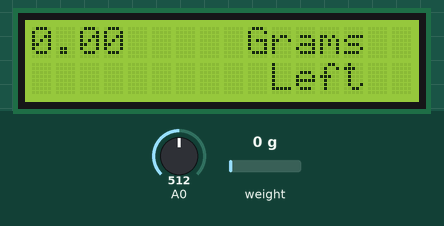
Recording of a sketch running on a simulated Arduino Uno, built with avr-gcc and run on an emulated ATmega328P. Shown: 16×2 character LCD. The test bench sets the inputs (shaded band); at power-on: A0 = 512, weight on the scale 0 g. What the sketch prints to the serial monitor is not drawn.

Above: at 3.4 s.
3.5 s: A0 set to 610
At 4.7 s:
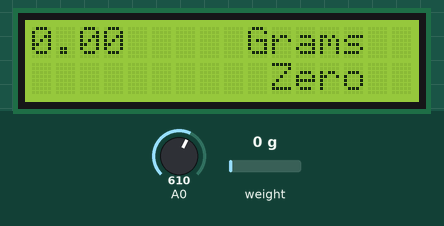
5.5 s: A0 set to 390
At 6.1 s:
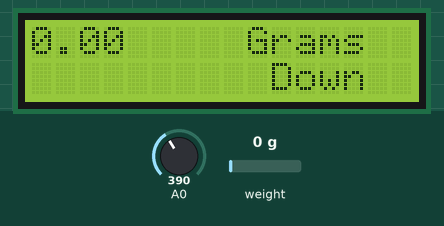
7.1 s: A0 set to 190
At 7.9 s:
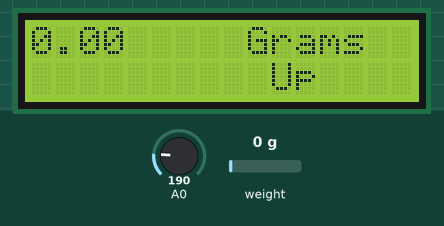
8.9 s: A0 set to 50
At 9.8 s:
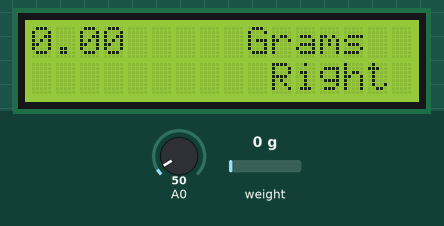
10.7 s: A0 set to 587
At 11.7 s:
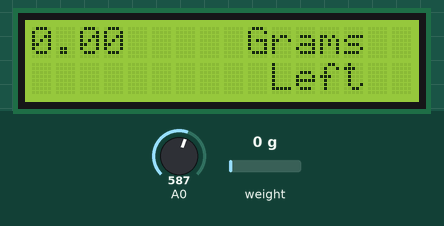
14.0 s: A0 set to 611
At 14.7 s:
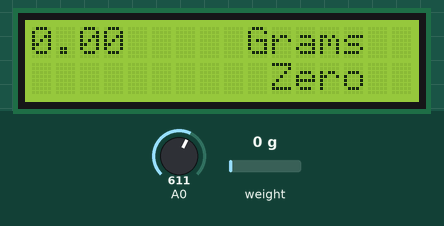
Timing chart, 0 to 16.6 s (numbered marks = the images above; inputs shaded):
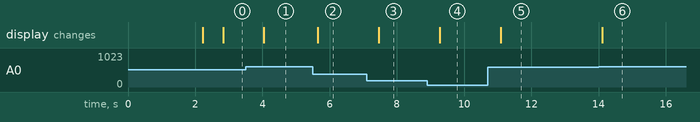

The sketch:

SparkFun_HX711_CalibrationDerek.ino
```cpp
// (licence header left out)
// include the library code for the display:
#include <LiquidCrystal.h>
// include the library code for the load cell amplifier:
#include <HX711.h>

// initialize the HX711 library with the numbers of the interface pins
#define DOUT  12
#define CLK  3

HX711 scale(DOUT, CLK);

// initialize the LCD library with the numbers of the interface pins
LiquidCrystal lcd(8,9,4,5,6,7);

//float calibration_factor = 886600; //for lbs on the 1kg scale
float calibration_factor = 1955; //1955 for g for my 1kg max scale setup

void setup() {
    // set up the LCD's number of columns and rows:
  lcd.begin(16, 2);
  // Print a message to the LCD.
  lcd.setCursor(0,0);
  lcd.print("LCD Key Shield");
  lcd.setCursor(0,1);
  lcd.print("Press Key:");

  Serial.begin(9600);
  Serial.println("HX711 calibration sketch modified by Derek.");
  Serial.println("Remove all weight from scale");
  Serial.println("After readings begin, place known weight on scale");
  Serial.println("Press + or a to increase calibration factor");
  Serial.println("Press - or z to decrease calibration factor");

  scale.set_scale();
  scale.tare();	//Reset the scale to 0

  long zero_factor = scale.read_average(); //Get a baseline reading
  Serial.print("Zero factor: "); //This can be used to remove the need to tare the scale. Useful in permanent scale projects.
  Serial.println(zero_factor);

  lcd.clear();
}

void loop() {

  scale.set_scale(calibration_factor); //Adjust to this calibration factor

  float reading = 0;
  reading = scale.get_units(5), 1;//Read scaled units, average 5 readings, display 1 decimal places

  Serial.print("Reading: ");
//  Serial.print(scale.get_units(15), 1); //Read scaled units, average 15 readings, display 1 decimal places
  Serial.print(reading);
  Serial.print(" g"); //Change this to kg and re-adjust the calibration factor if you follow SI units like a sane person
  Serial.print(" cal_fctr: ");
  Serial.print(calibration_factor);
  Serial.print(" RawData: ");
  Serial.println(scale.read());
  Serial.println();

  lcd.setCursor(0,0);
  lcd.print(reading);
  lcd.setCursor(8,0);
  lcd.print(" Grams");

  //Read inputs for Left, Right, Up, Down and Select buttons that are connected to A0

  int x;
  x = analogRead (0);
  lcd.setCursor(10,1);
  if (x < 60) {
    lcd.print ("Right ");
  }
  else if (x < 200) {
    lcd.print ("Up    ");
  }
  else if (x < 400){
    lcd.print ("Down  ");
  }
  else if (x < 600){
    lcd.print ("Left  ");
  }
  else if (x < 800){
    lcd.print ("Zero");
    scale.tare();	//Reset the scale to 0
  }


  if(Serial.available())
  {
    char temp = Serial.read();
    if(temp == '+' || temp == 'a')
      calibration_factor += 1;
    else if(temp == '-' || temp == 'z')
      calibration_factor -= 1;
  }
}
```

Measured:
- the behaviour switches between 599 and 600 on A0 (found by bisection; images 5 and 6)
- after the input at 3.5 s, the display: changes after 0.54 s (image 1)
- after the input at 5.5 s, the display: changes after 0.14 s (image 2)
- after the input at 7.1 s, the display: changes after 0.36 s (image 3)
- after the input at 8.9 s, the display: changes after 0.37 s (image 4)
- after the input at 10.7 s, the display: changes after 0.38 s (image 5)
- after the input at 14.0 s, the display: changes after 0.10 s (image 6)
